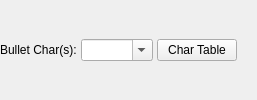
         <widget class="QWidget" name="pageBullet">
          <layout class="QVBoxLayout" name="verticalLayout_9">
           <property name="spacing">
            <number>4</number>
           </property>
           <property name="leftMargin">
            <number>0</number>
           </property>
           <property name="topMargin">
            <number>0</number>
           </property>
           <property name="rightMargin">
            <number>0</number>
           </property>
           <property name="bottomMargin">
            <number>0</number>
           </property>
           <item>
            <layout class="QHBoxLayout" name="horizontalLayout_7" stretch="0,0,0,1">
             <property name="spacing">
              <number>4</number>
             </property>
             <item>
              <widget class="QLabel" name="bulletCharLabel">
               <property name="text">
                <string>Bullet Char(s):</string>
               </property>
              </widget>
             </item>
             <item>
              <widget class="SMScComboBox" name="bulletStrEdit">
               <property name="sizePolicy">
                <sizepolicy hsizetype="MinimumExpanding" vsizetype="Fixed">
                 <horstretch>0</horstretch>
                 <verstretch>0</verstretch>
                </sizepolicy>
               </property>
               <property name="minimumSize">
                <size>
                 <width>50</width>
                 <height>0</height>
                </size>
               </property>
               <property name="statusTip">
                <string>Character for bulleted list</string>
               </property>
               <property name="editable">
                <bool>true</bool>
               </property>
              </widget>
             </item>
             <item>
              <widget class="QPushButton" name="bulletCharTableButton">
               <property name="sizePolicy">
                <sizepolicy hsizetype="MinimumExpanding" vsizetype="Fixed">
                 <horstretch>0</horstretch>
                 <verstretch>0</verstretch>
                </sizepolicy>
               </property>
               <property name="toolTip">
                <string>Enhanced Character Table for inserting custom characters as bullets</string>
               </property>
               <property name="text">
                <string>Char Table</string>
               </property>
               <property name="checkable">
                <bool>true</bool>
               </property>
              </widget>
             </item>
             <item>
              <spacer name="spacer_2">
               <property name="orientation">
                <enum>Qt::Orientation::Horizontal</enum>
               </property>
               <property name="sizeHint" stdset="0">
                <size>
                 <width>20</width>
                 <height>20</height>
                </size>
               </property>
              </spacer>
             </item>
            </layout>
           </item>
          </layout>
         </widget>
